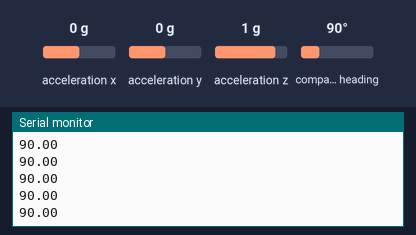
Simulated run of this sketch. Board: Arduino Uno, built with avr-gcc and run on an emulated ATmega328P. Shown: the last lines printed to the serial monitor. Inputs (shaded band) come from the test bench; at power-on: compass heading 90°, acceleration x 0 g, acceleration y 0 g, acceleration z 1 g.

Above: at 2.2 s.
2.3 s: compass heading set to 7°
At 2.32 s:
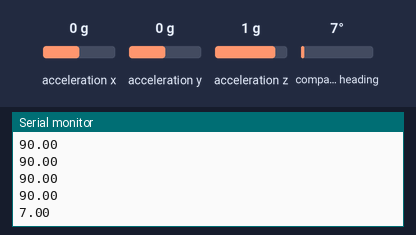
3.8 s: compass heading set to 180°
At 3.83 s:
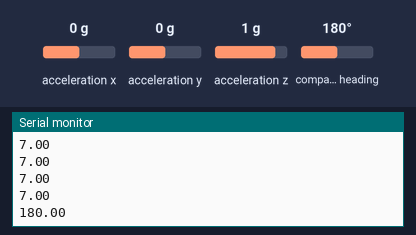
Timing chart, 0 to 6.8 s (numbered marks = the images above; inputs shaded):
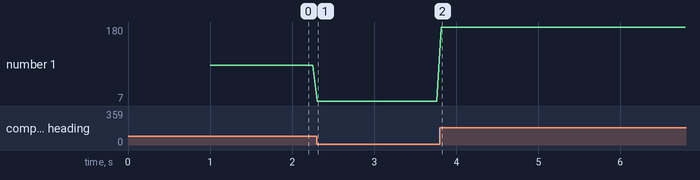

The sketch:

Cod_Busola.ino
```cpp
#include <Wire.h>
#include <Adafruit_Sensor.h>
#include <Adafruit_BNO055.h>
#include <utility/imumaths.h>


#define BNO055_SAMPLERATE_DELAY_MS (50)


Adafruit_BNO055 bno = Adafruit_BNO055(55, 0x28);

void setup(void)
{
  Serial.begin(115200);

  if(!bno.begin())
  {
    Serial.print("Ooops, no IMU detected ... Check your wiring or I2C ADDR!");
    while(1);
  }

  delay(1000);
  bno.setExtCrystalUse(true);
}

void loop(void)
{
  sensors_event_t event;
  bno.getEvent(&event);

  Serial.println(event.orientation.x);

  delay(BNO055_SAMPLERATE_DELAY_MS);
}
```

Measured:
- after the input at 2.3 s, the serial monitor: prints a new line at once (image 1)
- after the input at 3.8 s, the serial monitor: prints a new line at once (image 2)
- plotted number 1: 90 → 7 after the input at 2.3 s, 7 → 180 after the input at 3.8 s
